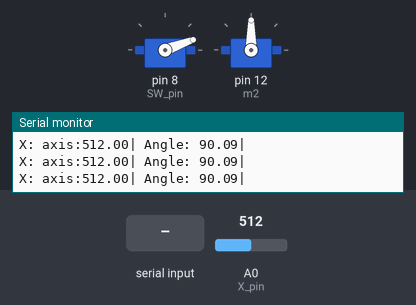
Bench run of a sketch on a simulated Arduino Uno, built with avr-gcc and run on an emulated ATmega328P. Shown: 2 × servo, the last lines printed to the serial monitor. Inputs (shaded band) come from the test bench; at power-on: A0 (X_pin) = 512.

Above: at 1.2 s.
1.3 s: A0 (X_pin) set to 716
At 2.6 s:
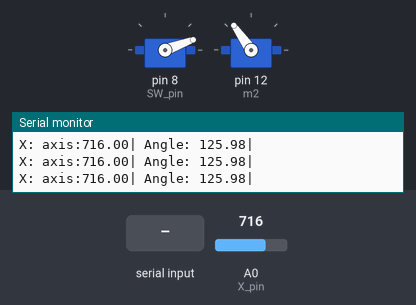
2.9 s: "1\n" received over Serial
At 3.8 s:
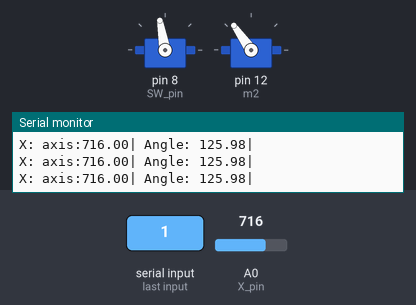
5.5 s: A0 (X_pin) set to 900
At 6.4 s:
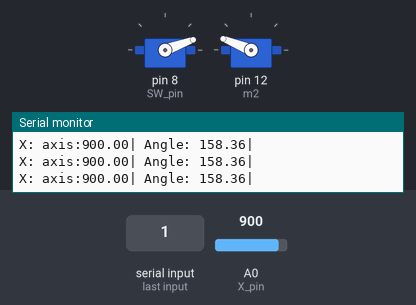
7.1 s: A0 (X_pin) set to 1023
At 8.0 s:
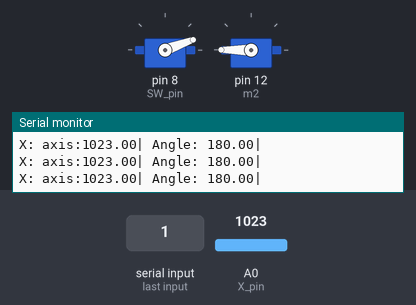
8.7 s: "1\n" received over Serial
At 9.5 s:
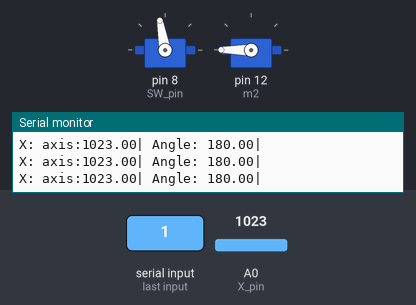
11.3 s: A0 (X_pin) set to 306
At 12.9 s:
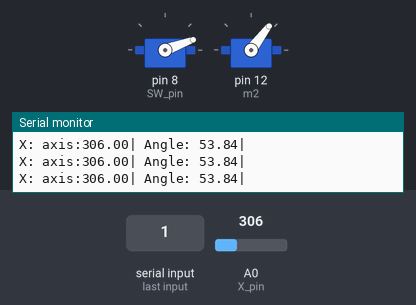
Timing chart, 0 to 13.9 s (numbered marks = the images above; inputs shaded):
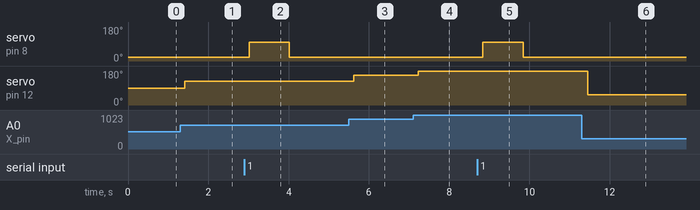

Measured:
- after the input at 1.3 s, servo on pin 12 (m2): 90° → 125° after 0.11 s
- after the input at 2.9 s, servo on pin 8 (SW_pin): 20° → 100° after 0.12 s, → 20° 1.0 s later
- after the input at 5.5 s, servo on pin 12 (m2): 125° → 158° after 0.12 s
- after the input at 7.1 s, servo on pin 12 (m2): 158° → 180° after 0.13 s
- after the input at 8.7 s, servo on pin 8 (SW_pin): 20° → 100° after 0.14 s, → 20° 1.0 s later
- after the input at 11.3 s, servo on pin 12 (m2): 180° → 53° after 0.15 s

The sketch:

final_servo_catapult.ino
```cpp
const int SW_pin = 8; // digital pin connected to switch output
const int X_pin = 0; // analog pin connected to X output
const int Y_pin = 1; // analog pin connected to Y output


#include <Servo.h>

Servo m1;
Servo m2;

int pos;

void setup() {
  // put your setup code here, to run once:


pinMode(SW_pin, INPUT);
  digitalWrite(SW_pin, HIGH);
  Serial.begin(9600);

m1.attach(8);
m2.attach(12);

m1.write(20);
}

void loop() {
  // put your main code here, to run repeatedly:

/*
Serial.print("Switch:  ");
  Serial.print(digitalRead(SW_pin));
  Serial.print(" | ");
  Serial.print("X-axis: ");
  Serial.print(analogRead(X_pin));
  Serial.print(" | ");
  Serial.print("Y-axis: ");
  Serial.print(analogRead(Y_pin));
  Serial.println(" | ");
  delay(200);
*/


float x = analogRead(X_pin);

Serial.print("X: axis:");
Serial.print(x);
Serial.print("| Angle: ");
Serial.print((x*180/1023));
Serial.print("| \n");

pos = ((x*180/1023));
m2.write(pos);
delay(200);

if (Serial.available() > 0){

  if (Serial.parseInt() == 1){

    m1.write(100);

    delay(1000);

    m1.write(20);

    }

  }


}
```
